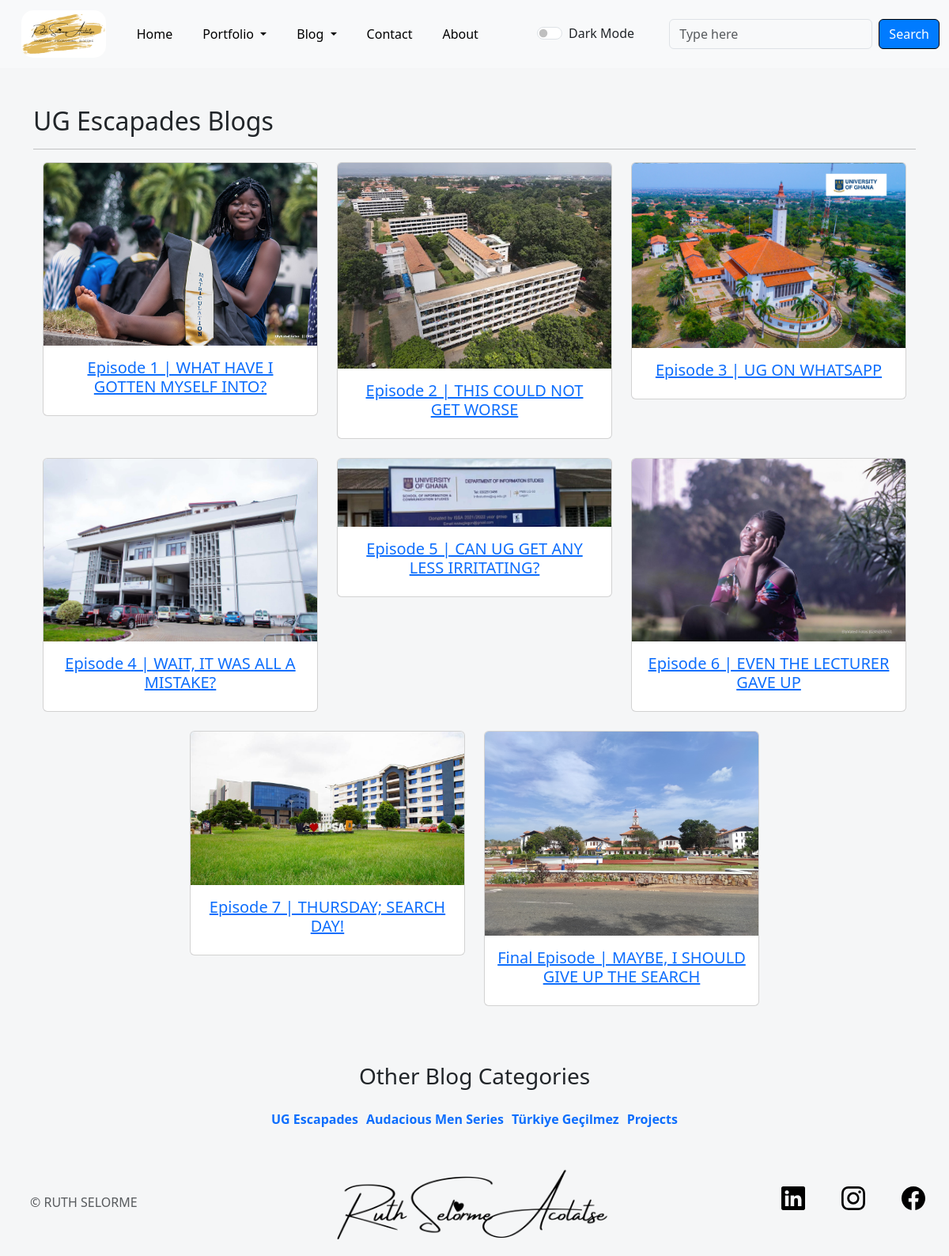
Screenshot of /blog/UG Escapades with the database file from the repository.
### app.py (models this page shows, shortened)
class Post(db.Model):
    id = db.Column(db.Integer, primary_key=True)
    title = db.Column(db.String(100), nullable=False)
    content = db.Column(db.Text, nullable=False)
    image_url = db.Column(db.String(200), nullable=True)
    category = db.Column(db.String(50), nullable=False)

### app.py (the view)
@app.route("/blog", defaults={'category': None})
@app.route("/blog/<category>")
def blogs(category):
    if category:
        posts = Post.query.filter_by(category=category).all()
        header = f"{category} Blogs"
    else:
        posts = Post.query.order_by(Post.id.desc()).limit(9).all()
        header = "Recent Blogs"
    categories = db.session.query(Post.category).distinct().all()
    category_list = [cat[0] for cat in categories]
    return render_template("blog.html", posts=posts, categories=category_list, header=header)

### templates/blog.html (shortened to what this page needs)
{% extends "base.html" %}
{% block content %}
<div class="container mt-5">
    <h2>{{ header }}</h2>
    <hr>
    <div class="row">
        {% for post in posts %}
            <div class="col-md-4 mb-4">
                <div class="card">
                    <a href="{{ url_for('show_post', index=post.id) }}">
                        <img src="{{ post.image_url }}" class="card-img-top" alt="{{ post.title }}">
                        <div class="card-body">
                            <h5 class="card-title text-center">{{ post.title }}</h5>
                        </div>
                    </a>
                </div>
            </div>
        {% endfor %}
    </div>
    <div class="container mt-5">
        <div class="row">
            <div class="col-md-12">
                <h3>Other Blog Categories</h3>
                <div class="category-list">
                    {% for category in categories %}
                        <div class="category-item">
                            <a href="{{ url_for('show_category', category=category.replace(' ', '-')) }}">{{ category }}</a>
                        </div>
                    {% endfor %}
                </div>
            </div>
        </div>
    </div>
</div>
{% endblock %}

### static/css/styles.css (style rules this page uses)
body { background-color: #f5f6f7; margin: 0; padding: 0; height: auto; }
.row { margin-left: 0 !important; margin-right: 0 !important; display: flex; justify-content: center; text-align: center; }
.category-list { display: flex; flex-wrap: wrap; justify-content: center; margin-bottom: 20px; margin-top: 20px; }
.category-item { margin: 5px; }
.category-item a { text-decoration: none; font-weight: bold; }
@media (min-width: 992px) { .category-list { flex-direction: row; } }

### rows the page displays
Post: image_url (picture), title "Episode 1 | WHAT HAVE I GOTTEN MYSELF INTO?"
Post: image_url (picture), title "Episode 2 | THIS COULD NOT GET WORSE"
Post: image_url (picture), title "Episode 3 | UG ON WHATSAPP"
Post: image_url (picture), title "Episode 4 | WAIT, IT WAS ALL A MISTAKE?"
Post: image_url (picture), title "Episode 5 | CAN UG GET ANY LESS IRRITATING?"
Post: image_url (picture), title "Episode 6 | EVEN THE LECTURER GAVE UP"
Post: image_url (picture), title "Episode 7 | THURSDAY; SEARCH DAY!"
Post: image_url (picture), title "Final Episode | MAYBE, I SHOULD GIVE UP THE SEARCH"

### other values shown
{{ header }} "UG Escapades Blogs"
{{ category }} "UG Escapades" "Audacious Men Series" "Türkiye Geçilmez" "Projects"
